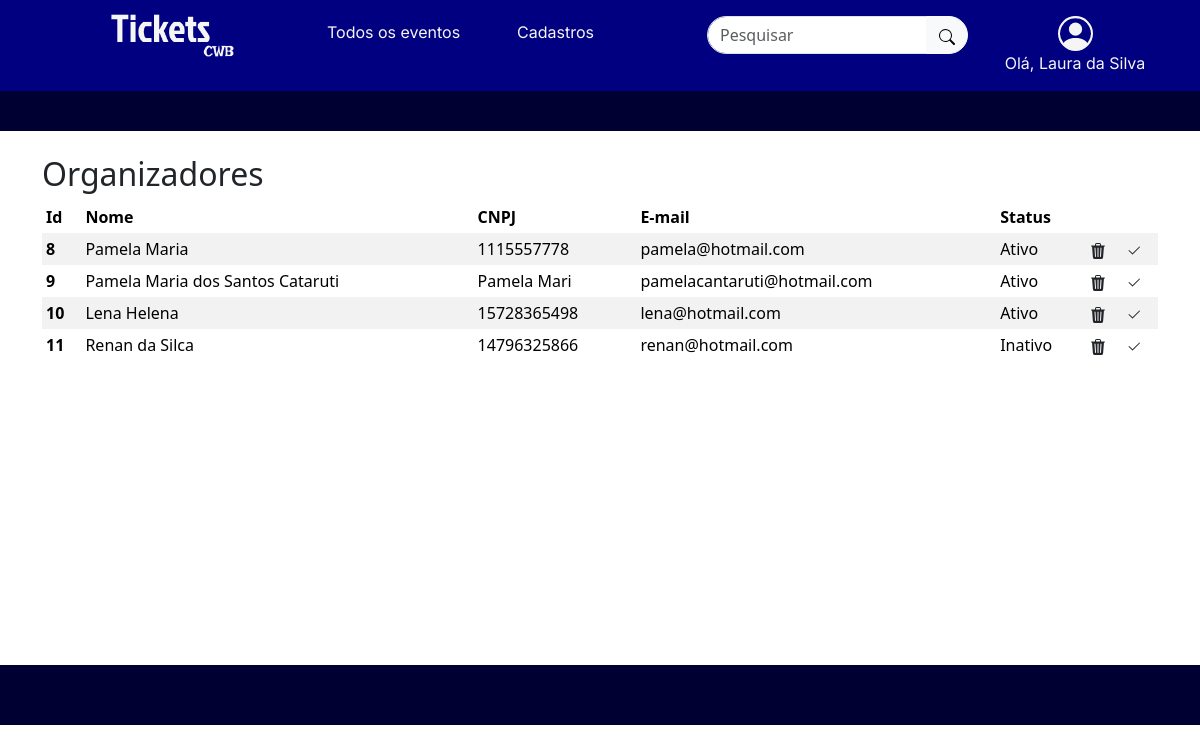
Screenshot of /adm/usuarios.php (signed in) with the database file from the repository.
### tables this page shows
CREATE TABLE `organizadores` (
  `id_organizador` int(4) NOT NULL,
  `nm_organizador` varchar(30) NOT NULL,
  `ds_email` varchar(50) NOT NULL,
  `ds_senha` varchar(50) NOT NULL,
  `dt_nascimento` date NOT NULL,
  `nr_telefone` char(11) NOT NULL,
  `nr_cnpj` char(14) NOT NULL,
  `nr_cep` char(8) NOT NULL,
  `nm_estado` varchar(30) NOT NULL,
  `nm_cidade` varchar(30) NOT NULL,
  `nm_rua` varchar(30) NOT NULL,
  `ds_numero` varchar(10) NOT NULL,
  `nm_bairro` varchar(30) NOT NULL,
  `ds_status_cad` int(3) NOT NULL
);

CREATE TABLE `usuarios` (
  `id_usuario` int(4) NOT NULL,
  `nm_usuario` varchar(100) NOT NULL,
  `ds_email` varchar(60) NOT NULL,
  `ds_senha` varchar(50) NOT NULL,
  `dt_nascimento` date NOT NULL,
  `nr_telefone` char(11) NOT NULL,
  `nr_cpf` char(11) NOT NULL,
  `nr_cep` char(8) NOT NULL,
  `nm_estado` varchar(30) NOT NULL,
  `nm_cidade` varchar(30) NOT NULL,
  `nm_bairro` varchar(30) NOT NULL,
  `nm_rua` varchar(30) NOT NULL,
  `ds_numero` varchar(10) NOT NULL,
  `ds_status_cad` int(1) NOT NULL
);

### adm/usuarios.php (the view, shortened to what this page needs)
<?php
include "../conn.php";
$cons_nome = $conn->prepare('SELECT * FROM organizadores WHERE id_organizador=:id');
$cons_nome->bindValue(':id', $_SESSION['login']);
$cons_nome->execute();
$row_nome = $cons_nome->fetch();
?>
<!DOCTYPE html>
<html lang="pt-br">
<head>
   <link href="https://cdn.jsdelivr.net/npm/bootstrap@5.3.2/dist/css/bootstrap.min.css" rel="stylesheet">
   <link rel="stylesheet" style="text/css" href="../style.css" />
   <link rel="stylesheet" style="text/css" href="../hover.css" />
</head>
<body>
   <nav>
      <div class="container-fluid menu" style="background-color: #000080;">
         <div class="container " style="background-color: #000080;">
            <div class="row">
               <div class=" col-xl-3 col-md-4 col-12 text-center">
                  <a class="navbar-brand" href="home_adm.php">
                     <img src="../img/Group 49.png" height="60" width="auto">
                  </a>
               </div>
               <div class="pt-3 col-xl-2 col-md-3 col-12 mt-1">
                  <div class="container-fluid">
                     <a class="nav-link active" aria-current="page" href="home_adm.php">
                        <p>Todos os eventos</p>
                     </a>
                  </div>
               </div>
               <div class="pt-3 col-xl-2 col-md-3 col-12 mt-1">
                  <div class="container-fluid">
                     <a class="nav-link" data-bs-toggle="dropdown" aria-expanded="false" aria-current="page" href="#">
                        <p>Cadastros</p>
                     </a>
                  </div>
               </div>
               <div class="pt-3 col-xl-3 col-md-3 col-12 text-center">
                  <div class="container-fluid">
                     <div class="input-group mb-3">
                        <input type="text" class="form-control" placeholder="Pesquisar" aria-label="Recipient's username" for="pesquisar">
                        <button class="btn btn-light" type="submit">
                        </button>
                     </div>
                  </div>
               </div>
               <div class="dropdown-center pt-3 col-xl-2 col-md-4 col-12 text-center ">
                  <a class="nav-link" href="#" role="button" data-bs-toggle="dropdown" aria-expanded="false">
                     <p>Olá, <?php echo $row_nome['nm_organizador'] ?> </p>
                  </a>
               </div>
            </div>
         </div>
      </div>
   </nav>
   <div class="container-fluid" style="background-color: #000033; height: 40px; width: 100%;"></div>
   <?php
   $exib = $conn->prepare("SELECT * FROM usuarios");
   $exib->execute();
   $resultados = $exib->fetchAll(PDO::FETCH_ASSOC);
   ?>
   <div class="container-fluid">
      <div class="container">
         <div class="row">
            <div class="col">
               <br>
               <h2>Organizadores</h2>
               <table class="table table-striped table-hover table-borderless table-sm">
                  <thead>
                     <tr>
                        <th scope="col">Id</th>
                        <th scope="col">Nome</th>
                        <th scope="col">CNPJ</th>
                        <th scope="col">E-mail</th>
                        <th scope="col">Status</th>
                        <th scope="col"></th>
                        <th scope="col"></th>
                     </tr>
                  </thead>
                  <tbody>
                     <?php foreach ($resultados as $resultado) : ?>
                        <tr>
                           <th scope="row"><?php echo htmlspecialchars($resultado['id_usuario']); ?></th>
                           <td><?php echo htmlspecialchars($resultado['nm_usuario']); ?></td>
                           <td><?php echo htmlspecialchars($resultado['nr_cpf']); ?></td>
                           <td><?php echo htmlspecialchars($resultado['ds_email']); ?></td>
                           <td><?php echo htmlspecialchars($resultado['ds_status_cad'] == 0) ? "Inativo" : "Ativo"; ?></td>
                           <td>
                              <a href="#" class="link-dark link-underline" data-bs-toggle="modal" data-bs-target="#excluir_<?php echo $resultado['id_usuario']; ?>">
                              </a>
                           </td>
                           <td>
                              <a href="#" class="link-dark link-underline" data-bs-toggle="modal" data-bs-target="#ativar_<?php echo $resultado['id_usuario']; ?>">
                                 <svg xmlns="http://www.w3.org/2000/svg" width="16" height="16" fill="currentColor" class="bi bi-check2" viewBox="0 0 16 16">
                                    <path d="M13.854 3.646a.5.5 0 0 1 0 .708l-7 7a.5.5 0 0 1-.708 0l-3.5-3.5a.5.5 0 1 1 .708-.708L6.5 10.293l6.646-6.647a.5.5 0 0 1 .708 0" />
                                 </svg>
                           </td>
                        </tr>
                     <?php endforeach; ?>
                  </tbody>
               </table>
            </div>
         </div>
      </div>
   </div>
   <br><br><br><br><br><br><br><br><br><br><br><br>
   <footer>
      <div class="container-fluid" style="background-color: #000033; height: 60px; width: 100%;"></div>
   </footer>
</body>
</html>

### style.css (style rules this page uses)
.form-control { border-radius: 20px; }
.btn-light { border-radius: 20px; }
footer { background-color: #000080; }
a { text-decoration:none; }
.container-fluid { --bs-gutter-x: 0; }
p { display: inline-flex; font-family: 'Inter', sans-serif; color:#f5f5f5; }

### rows the page displays
organizadores: nm_organizador "Laura da Silva"
usuarios: id_usuario "8", nm_usuario "Pamela Maria", nr_cpf "1115557778", ds_email "pamela@hotmail.com", ds_status_cad "Ativo"
usuarios: id_usuario "9", nm_usuario "Pamela Maria dos Santos Cataruti", nr_cpf "Pamela Mari", ds_email "pamelacantaruti@hotmail.com", ds_status_cad "Ativo"
usuarios: id_usuario "10", nm_usuario "Lena Helena", nr_cpf "15728365498", ds_email "lena@hotmail.com", ds_status_cad "Ativo"
usuarios: id_usuario "11", nm_usuario "Renan da Silca", nr_cpf "14796325866", ds_email "renan@hotmail.com", ds_status_cad "Inativo"
